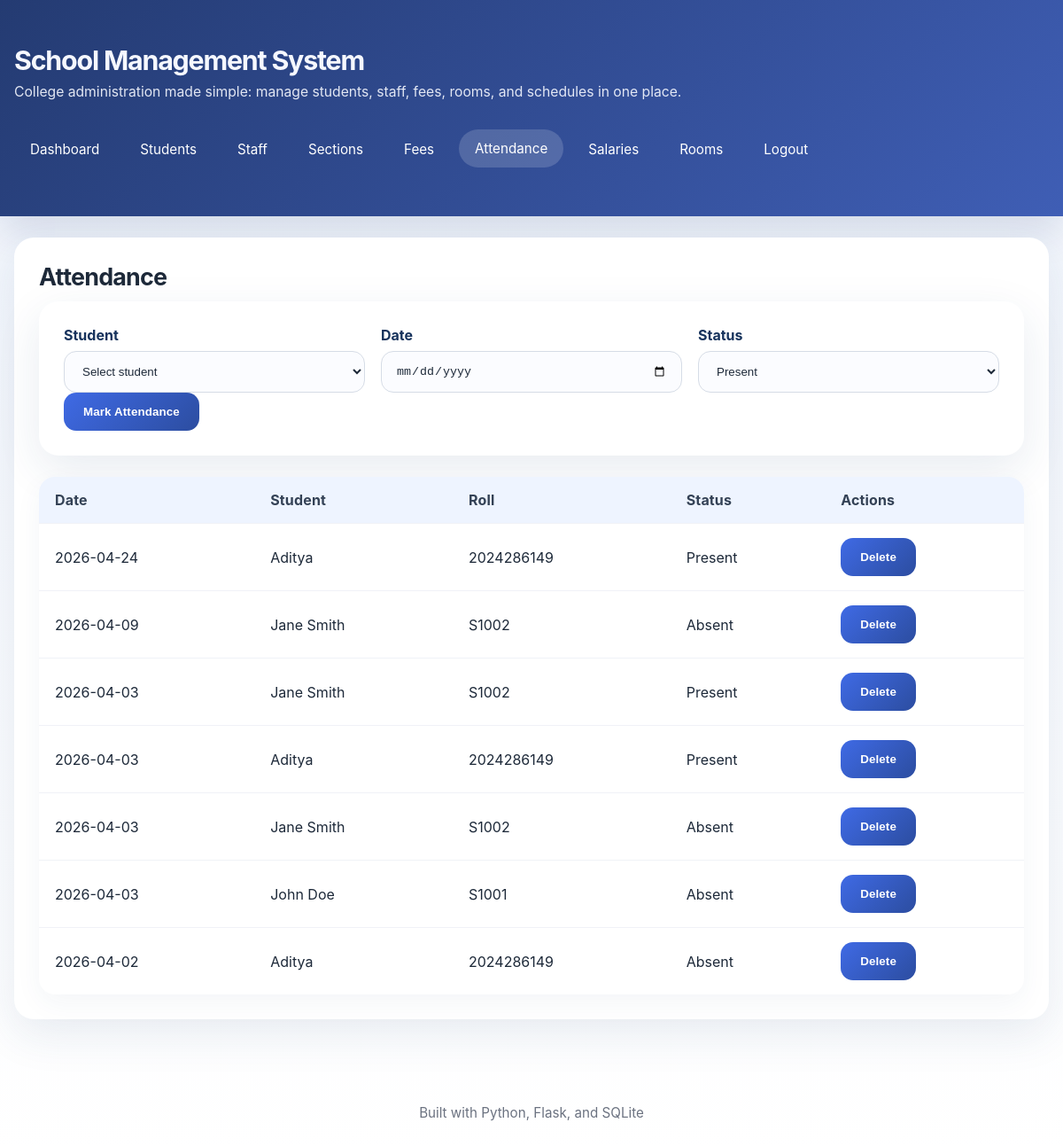
The app's page /attendance (signed in) with its own data.
### tables this page shows
CREATE TABLE attendance (
    id INTEGER PRIMARY KEY AUTOINCREMENT,
    student_id INTEGER NOT NULL,
    date TEXT NOT NULL,
    status TEXT NOT NULL CHECK(status IN ('Present', 'Absent')),
    FOREIGN KEY (student_id) REFERENCES student(id) ON DELETE CASCADE
);

CREATE TABLE student (
    id INTEGER PRIMARY KEY AUTOINCREMENT,
    name TEXT NOT NULL,
    roll_number TEXT NOT NULL UNIQUE,
    class_name TEXT NOT NULL,
    section TEXT NOT NULL,
    email TEXT NOT NULL UNIQUE
);

### app.py (the view)
        def wrapper(*args, **kwargs):
            if 'user_id' not in session:
                return redirect(url_for('login'))
            if role and session.get('role') != role:
                flash('Access denied.', 'error')
                return redirect(url_for('dashboard'))
            return func(*args, **kwargs)

### app.py (called while the page is built, shortened)
def get_db():
    db = getattr(g, '_database', None)
    if db is None:
        db = g._database = sqlite3.connect(DATABASE_PATH)
        db.row_factory = sqlite3.Row
        db.execute('PRAGMA foreign_keys = ON')
    return db

@app.teardown_appcontext
def close_connection(exception):
    db = getattr(g, '_database', None)
    if db is not None:
        db.close()

def query_db(query, args=(), one=False):
    cur = get_db().execute(query, args)
    rv = cur.fetchall()
    cur.close()
    return (rv[0] if rv else None) if one else rv

def login_required(role=None):
    def decorator(func):
        def wrapper(*args, **kwargs):
            if 'user_id' not in session:
                return redirect(url_for('login'))
            if role and session.get('role') != role:
                flash('Access denied.', 'error')
                return redirect(url_for('dashboard'))
            return func(*args, **kwargs)
        wrapper.__name__ = func.__name__
        return wrapper
    return decorator

@app.route('/attendance', methods=['GET', 'POST'])
@login_required()
def attendance():
    role = session.get('role')
    students = query_db('SELECT * FROM student ORDER BY name')
    records = query_db('SELECT a.*, student.name, student.roll_number FROM attendance a JOIN student ON a.student_id = student.id ORDER BY date DESC')
    return render_template('attendance.html', records=records, students=students, role=role)

### templates/attendance.html (shortened to what this page needs)
{% extends 'layout.html' %}
{% block content %}
<div class="card">
  <h2>Attendance</h2>
  {% if role == 'admin' %}
  <form method="post" class="card">
    <div class="form-row">
      <div>
        <label>Student</label>
        <select name="student_id" required>
          <option value="">Select student</option>
        </select>
      </div>
      <div>
        <label>Date</label>
        <input type="date" name="date" required>
      </div>
      <div>
        <label>Status</label>
        <select name="status" required>
          <option value="Present">Present</option>
        </select>
      </div>
    </div>
    <input type="submit" value="Mark Attendance">
  </form>
  {% endif %}
  <table>
    <thead>
      <tr>
        <th>Date</th>
        <th>Student</th>
        <th>Roll</th>
        <th>Status</th>
        {% if role == 'admin' %}<th>Actions</th>{% endif %}
      </tr>
    </thead>
    <tbody>
      {% for record in records %}
      <tr>
        <td>{{ record.date }}</td>
        <td>{{ record.name }}</td>
        <td>{{ record.roll_number }}</td>
        <td>{{ record.status }}</td>
        {% if role == 'admin' %}
        <td class="action-buttons">
          <form method="post">
            <button type="submit">Delete</button>
          </form>
        </td>
        {% endif %}
      </tr>
      {% endfor %}
    </tbody>
  </table>
</div>
{% endblock %}

### templates/layout.html (shortened to what this page needs)
<!doctype html>
<html lang="en">
<head>
  <link rel="stylesheet" href="{{ url_for('static', filename='style.css') }}">
</head>
<body>
  <header>
    <div class="container header-inner">
      <div>
        <h1>School Management System</h1>
        <p class="subtitle">College administration made simple: manage students, staff, fees, rooms, and schedules in one place.</p>
      </div>
      {% if session.get('user_id') %}
      <nav>
        <a href="{{ url_for('dashboard') }}" class="{{ 'active' if request.path == url_for('dashboard') else '' }}">Dashboard</a>
        <a href="{{ url_for('students') }}" class="{{ 'active' if request.path == url_for('students') else '' }}">Students</a>
        <a href="{{ url_for('staff') }}" class="{{ 'active' if request.path == url_for('staff') else '' }}">Staff</a>
        <a href="{{ url_for('sections') }}" class="{{ 'active' if request.path == url_for('sections') else '' }}">Sections</a>
        <a href="{{ url_for('fees') }}" class="{{ 'active' if request.path == url_for('fees') else '' }}">Fees</a>
        <a href="{{ url_for('attendance') }}" class="{{ 'active' if request.path == url_for('attendance') else '' }}">Attendance</a>
        {% if session.get('role') == 'admin' %}
          <a href="{{ url_for('salaries') }}" class="{{ 'active' if request.path == url_for('salaries') else '' }}">Salaries</a>
        {% endif %}
        <a href="{{ url_for('rooms') }}" class="{{ 'active' if request.path == url_for('rooms') else '' }}">Rooms</a>
        <a href="{{ url_for('logout') }}">Logout</a>
      </nav>
      {% endif %}
    </div>
  </header>
  <main class="container">
    {% block content %}{% endblock %}
  </main>
  <footer>
    <div class="container">Built with Python, Flask, and SQLite</div>
  </footer>
</body>
</html>

### static/style.css (style rules this page uses)
body { font-family: "Inter", "Segoe UI", Tahoma, Geneva, Verdana, sans-serif; margin: 0; min-height: 100vh; color: #1d2939; background: linear-gradient(180deg, #eef3fb 0%, #f7f9fd 45%, #ffffff 100%); }
* { box-sizing: border-box; }
.container { width: min(1180px, calc(100% - 32px)); margin: 0 auto; padding: 24px 0; }
header { background: linear-gradient(135deg, #243b72 0%, #3f5eb5 100%); color: #f6f8ff; padding: 26px 0 30px; box-shadow: 0 18px 40px rgba(1, 37, 99, 0.12); }
header .header-inner { display: flex; align-items: center; justify-content: space-between; gap: 16px; flex-wrap: wrap; }
header h1 { margin: 0; font-size: clamp(1.9rem, 2.5vw, 2.8rem); letter-spacing: -0.04em; }
header .subtitle { margin: 8px 0 0; font-size: 0.98rem; color: rgba(246, 248, 255, 0.9); }
nav { display: flex; justify-content: center; flex-wrap: wrap; gap: 10px; margin-top: 18px; }
nav a { color: white; text-decoration: none; padding: 12px 18px; border-radius: 999px; font-size: 0.95rem; transition: transform 0.2s ease, background-color 0.2s ease; }
nav a:hover, nav a.active { background: rgba(255, 255, 255, 0.16); transform: translateY(-1px); }
main { margin-top: 10px; }
.card { background: white; border-radius: 22px; padding: 28px; box-shadow: 0 16px 50px rgba(30, 70, 120, 0.1); margin-bottom: 24px; }
.card h2 { margin-top: 0; margin-bottom: 12px; font-size: 1.68rem; letter-spacing: -0.03em; }
.form-row { display: grid; grid-template-columns: repeat(auto-fit, minmax(220px, 1fr)); gap: 18px; }
label { display: block; margin-bottom: 8px; font-weight: 700; color: #16325c; }
input[type="text"], input[type="email"], input[type="password"], input[type="number"], input[type="date"], select, textarea { width: 100%; padding: 14px 16px; border: 1px solid #d6dce6; border-radius: 14px; background: #fbfcff; transition: all 0.2s ease; color: #1d2939; }
button, input[type="submit"] { background: linear-gradient(135deg, #3f6ae5 0%, #2c4da0 100%); color: white; border: none; padding: 14px 22px; cursor: pointer; border-radius: 14px; font-weight: 700; letter-spacing: 0.01em; transition: transform 0.2s ease, box-shadow 0.2s ease; }
table { width: 100%; border-collapse: separate; border-spacing: 0; margin-top: 18px; overflow: hidden; border-radius: 18px; box-shadow: 0 10px 30px rgba(33, 71, 119, 0.05); }
thead { background: #eef4ff; }
td, th { padding: 16px 18px; text-align: left; border-bottom: 1px solid #f0f2f7; }
tbody tr:last-child td { border-bottom: none; }
th { color: #334155; font-weight: 700; letter-spacing: 0.01em; }
footer { text-align: center; padding: 24px 0 12px; color: #6b7280; font-size: 0.95rem; }
.action-buttons { display: flex; gap: 10px; flex-wrap: wrap; }
.action-buttons form { display: inline; }

### records on screen
attendance: date "2026-04-24", name "Aditya", roll_number "2024286149", status "Present"
attendance: date "2026-04-09", name "Jane Smith", roll_number "S1002", status "Absent"
attendance: date "2026-04-03", name "Jane Smith", roll_number "S1002", status "Present"
attendance: date "2026-04-03", name "Aditya", roll_number "2024286149", status "Present"
attendance: date "2026-04-03", name "Jane Smith", roll_number "S1002", status "Absent"
attendance: date "2026-04-03", name "John Doe", roll_number "S1001", status "Absent"
attendance: date "2026-04-02", name "Aditya", roll_number "2024286149", status "Absent"
